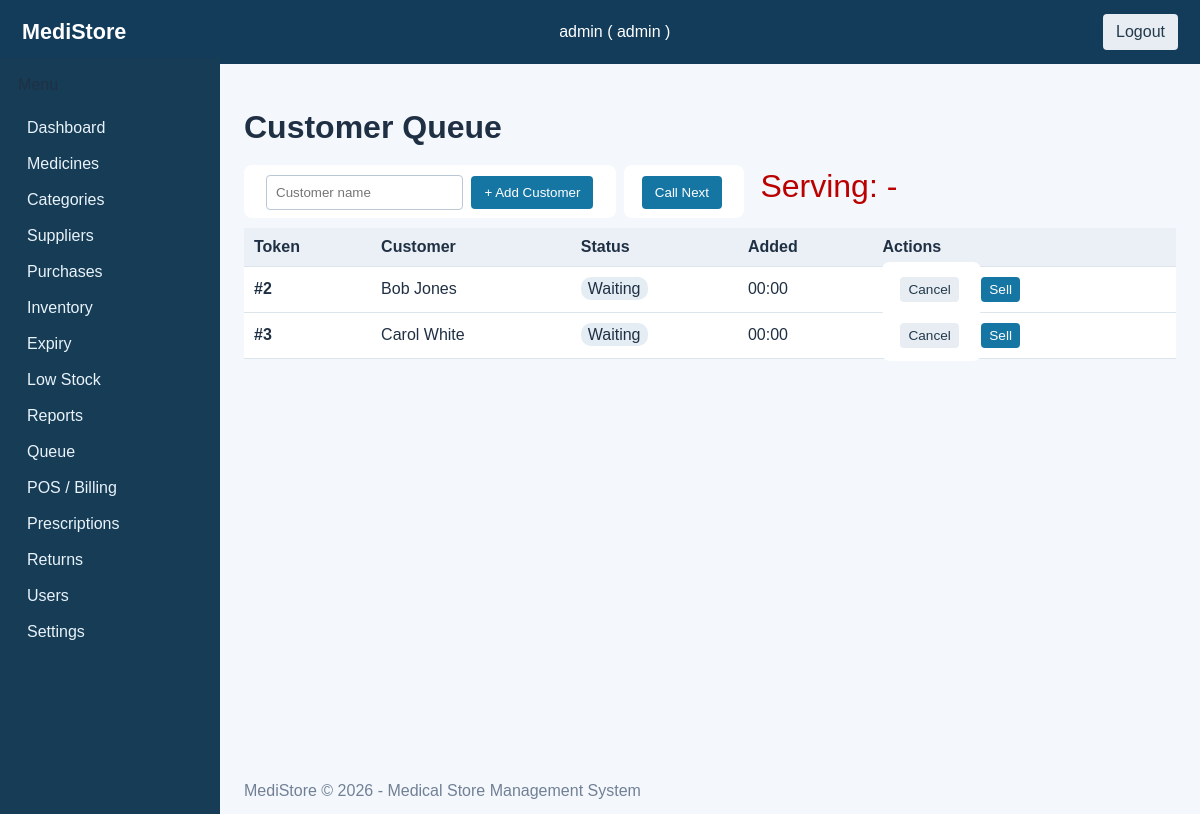
The page /billing/queue.php (signed in) on the database its author committed.
### tables this page shows
CREATE TABLE queue_entries (
    queue_id    INT UNSIGNED NOT NULL AUTO_INCREMENT PRIMARY KEY,
    token_no    INT UNSIGNED NOT NULL,
    customer_name VARCHAR(100),
    status      ENUM('waiting','serving','completed','cancelled') NOT NULL DEFAULT 'waiting',
    created_at  TIMESTAMP NOT NULL DEFAULT CURRENT_TIMESTAMP,
    served_at   TIMESTAMP NULL DEFAULT NULL,
    completed_at TIMESTAMP NULL DEFAULT NULL
);

### includes/functions.php (called while the page is built, shortened)
<?php
function e(string $value = ''): string {
    return htmlspecialchars($value, ENT_QUOTES | ENT_HTML5, 'UTF-8');
}

### billing/queue.php (the view, shortened to what this page needs)
<?php
require_once __DIR__ . '/../includes/header.php';
$pdo = db();
$today = date('Y-m-d');
$stmt = $pdo->prepare("
    SELECT * FROM queue_entries
    WHERE DATE(created_at) = ?
    ORDER BY
        CASE status WHEN 'waiting' THEN 1 WHEN 'serving' THEN 2 WHEN 'completed' THEN 3 WHEN 'cancelled' THEN 4 END,
        token_no ASC
");
$stmt->execute([$today]);
$queue = $stmt->fetchAll();
$stmt = $pdo->prepare("SELECT token_no FROM queue_entries WHERE status='serving' ORDER BY served_at DESC LIMIT 1");
$stmt->execute();
$serving = $stmt->fetchColumn();
?>
<h1>Customer Queue</h1>
<div class="bar">
    <form method="post" action="queue.php" style="display:inline;">
        <input type="text" name="customer_name" placeholder="Customer name" required>
        <button type="submit" class="btn">+ Add Customer</button>
    </form>
    <?php if (in_array($_SESSION['user_role'] ?? '', ['admin','manager','cashier'], true)): ?>
        <form method="post" action="queue.php" style="display:inline;margin-left:8px;">
            <button type="submit" class="btn">Call Next</button>
        </form>
    <?php endif; ?>
    <span class="kpi-value" style="font-size:2rem; margin-left:16px; color:#b00;">Serving: <?php echo $serving ? (int)$serving : '-'; ?></span>
</div>
<table class="data-table">
    <thead><tr>
        <th>Token</th><th>Customer</th><th>Status</th><th>Added</th><th>Actions</th>
    </tr></thead>
    <tbody>
    <?php foreach ($queue as $q): ?>
        <tr class="<?php echo e($q['status']); ?>">
            <td><strong>#<?php echo (int)$q['token_no']; ?></strong></td>
            <td><?php echo e($q['customer_name']); ?></td>
            <td><span class="badge status-<?php echo e($q['status']); ?>"><?php echo e(ucfirst($q['status'])); ?></span></td>
            <td><?php echo e(date('H:i', strtotime($q['created_at']))); ?></td>
            <td>
                <?php if ($q['status'] === 'serving'): ?>
                    <form method="post" action="queue.php" style="display:inline;">
                        <?php echo csrf_field(); ?>
                        <input type="hidden" name="action" value="complete">
                        <input type="hidden" name="queue_id" value="<?php echo (int)$q['queue_id']; ?>">
                        <button type="submit" class="btn small" onclick="return confirm('Mark completed?')">Complete</button>
                    </form>
                <?php elseif ($q['status'] === 'waiting'): ?>
                    <form method="post" action="queue.php" style="display:inline;">
                        <button type="submit" class="btn small ghost" onclick="return confirm('Cancel?')">Cancel</button>
                    </form>
                <?php endif; ?>
                <a class="btn small" href="../billing/pos.php?queue=<?php echo (int)$q['queue_id']; ?>">Sell</a>
            </td>
        </tr>
    <?php endforeach; ?>
    </tbody>
</table>
<?php require_once __DIR__ . '/../includes/footer.php'; ?>

### assets/css/style.css (style rules this page uses)
:root { font-family:Arial,sans-serif;color:#203044;background:#f4f7fb }
* { box-sizing:border-box }
body { margin:0 }
table { width:100%;border-collapse:collapse;background:white;margin:14px 0 }
th,td { padding:10px;border-bottom:1px solid #dce4ec;text-align:left }
th { background:#eaf0f5 }
form { background:white;padding:18px;border-radius:8px;margin:12px 0 }
input,select,textarea { padding:9px;border:1px solid #bac7d4;border-radius:4px;margin:4px }
.btn,button { display:inline-block;background:#1676a3;color:white;padding:9px 13px;border:0;border-radius:4px;text-decoration:none;cursor:pointer }
.btn.ghost { background:#e7edf2;color:#23394b }
.btn.small { padding:5px 8px;font-size:.85rem }
.badge,.rx-badge { padding:3px 7px;border-radius:10px;background:#e5edf4 }

### rows shown on the page
queue_entries: token_no "2", customer_name "Bob Jones", status "Waiting", created_at "00:00"
queue_entries: token_no "3", customer_name "Carol White", status "Waiting", created_at "00:00"

### other values the page prints
$_SESSION['username'] "admin"
$_SESSION['user_role'] "admin"
$label "Medicines"
$label "Categories"
$label "Suppliers"
$label "Purchases"
$label "Inventory"
$label "Expiry"
$label "Low Stock"
$label "Reports"
$label "Queue"
$label "POS / Billing"
$label "Prescriptions"
$label "Returns"
$label "Users"
